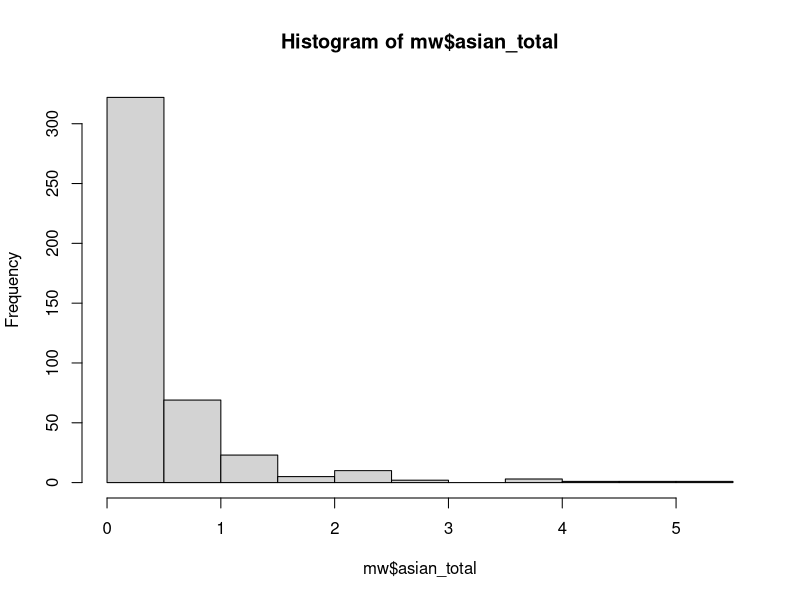
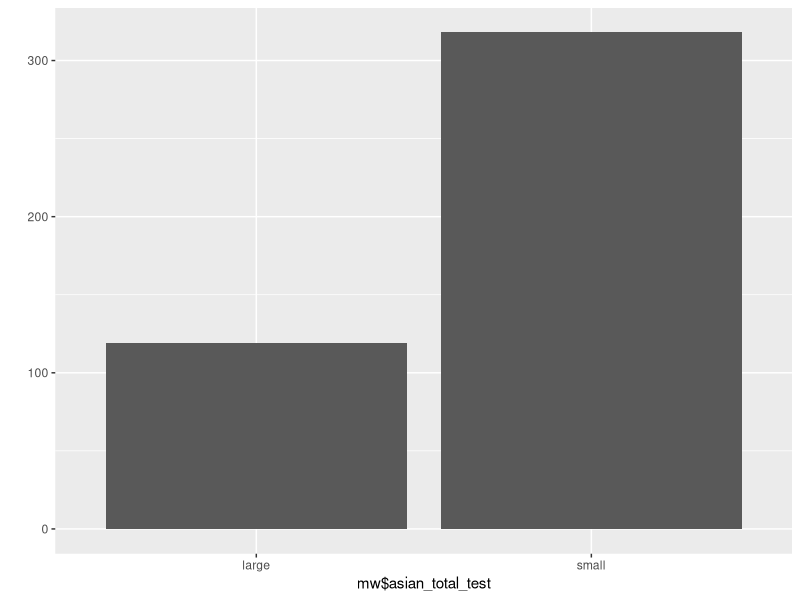

The R source for these figures, in order:
###Q1. Load midwest data from the ggplot2 package in the form of a data frame. Then use the functions you learned to characterize the data to figure it out.###
###문제1. ggplot2 패키지의 midwest 데이터를 데이터 프레임 형태로 불러오세요. 그 다음 데이터의 특징을 배운 함수들을 활용해서 파악하세요.###
library(ggplot2)
mw <- as.data.frame(ggplot2::midwest)

head(mw)
tail(mw)

View(mw)
dim(mw)

str(mw)
summary(mw)

###Q2. Change the poptotal variable to total and the popasian variable to asian.###
###문제2. poptotal 변수를 total로, popasian 변수를 asian으로 수정하세요.###
library(dplyr)
mw <- rename(mw,total = poptotal, asian = popasian)
head(mw)

###Q3. Using the total variable and the asian variable, create a derived variable asian_total, which is the'Percentage of Asian Population to Total Population'. Create a histogram to see how the cities are distributed.###
###문제3. total 변수, asian 변수를 이용해서 '전체 인구 대비 아시아 인구 백분율' 파생변수 asian_total을 만드세요. 히스토그램을 만들어 도시들이 어떻게 분포하는지 살펴보세요.###
mw$asian_total <- (mw$asian / mw$total)*100
head(mw)
hist(mw$asian_total)

###Q4. Create a derived variable that takes the average of the overall Asian population percentage, and gives "large" if it exceeds the average, and "small" otherwise.###
###문제4. 아시아 인구 백분율 전체 평균을 구하고, 평균을 초과하면 "large", 그 외에는 "small"을 부여하는 파생변수를 만들어 보세요.###
mw$asian_total_test <- ifelse(mw$asian_total > mean(mw$asian_total), "large", "small")

###Q5. Create a frequency table and a frequency bar graph of how many regions are in "large" and "small".###
###문제5. "large"와 "small"에 해당하는 지역이 얼마나 되는지 빈도표와 빈도 막대 그래프를 만들어 보세요.###
table(mw$asian_total_test)
qplot(mw$asian_total_test)

###Q6. Find variables representing the adult and total population, and add the variable'Percentage of Minor(Underage) Population to Total Population' to the midwest data.###
###문제6. 성인 인구와 전체 인구를 나타내는 변수를 찾고, midwest 데이터에 '전체 인구 대비 미성년 인구 백분율' 변수를 추가하세요.###
?midwest
str(mw)
#전체인구 = poptotal (total로 변경)
#성인인구 = popadults
mw$popunderage <- ((mw$total-mw$popadults) / mw$total) * 100
mw

###Q7. Print the percentage of the minor(underage) population in the top 5 county(regions) with the highest percentage of underage populations.###
###문제7. 미성년 인구 백분율이 가장 높은 상위 5개 county(지역)의 미성년 인구 백분율을 출력하세요.###
mw %>%
  select(county, popunderage) %>%
  arrange(desc(popunderage)) %>%
  head(5)

###Q8. Large is 40% or more, middle is 30~40%, small is less than 30%. Add a minor(underage) percentage rating variable based on this classification criterion, and find out how many regions are in each rating.###
###문제8. large는 40% 이상, middle은 30~40%, small 은 30% 미만. 이 분류 기준에 따라 미성년 비율 등급 변수를 추가하고, 각 등급에 몇 개의 지역이 있는지 알아보세요.###
mw$grade_test <- ifelse(mw$popunderage >= 40, "large", ifelse(mw$popunderage >= 30, "middle", "small"))
table(mw$grade_test)

###Q9. Print the state and county(region) of the bottom 10 regions of the Asian population percentage.###
###문제9. 아시아 인구 백분율 하위 10개 지역의 state(주), county(지역)을 출력하세요.
mw %>%
  arrange(percasian)%>%
  select(state, county)%>%
  head(10)

